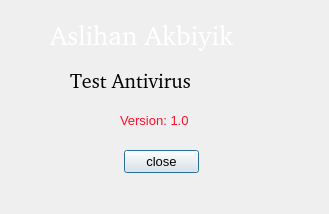
<?xml version="1.0" encoding="UTF-8"?>
<ui version="4.0">
 <class>AboutDialog</class>
 <widget class="QDialog" name="AboutDialog">
  <property name="geometry">
   <rect>
    <x>0</x>
    <y>0</y>
    <width>329</width>
    <height>214</height>
   </rect>
  </property>
  <property name="font">
   <font>
    <pointsize>10</pointsize>
   </font>
  </property>
  <property name="windowTitle">
   <string>Dialog</string>
  </property>
  <property name="styleSheet">
   <string notr="true"/>
  </property>
  <widget class="QPushButton" name="pushButton">
   <property name="geometry">
    <rect>
     <x>124</x>
     <y>150</y>
     <width>75</width>
     <height>23</height>
    </rect>
   </property>
   <property name="styleSheet">
    <string notr="true">color: rgb(0, 0, 0);

</string>
   </property>
   <property name="text">
    <string>close</string>
   </property>
  </widget>
  <widget class="QLabel" name="label_2">
   <property name="geometry">
    <rect>
     <x>70</x>
     <y>70</y>
     <width>231</width>
     <height>21</height>
    </rect>
   </property>
   <property name="font">
    <font>
     <family>a•space</family>
     <pointsize>15</pointsize>
     <weight>50</weight>
     <italic>false</italic>
     <bold>false</bold>
    </font>
   </property>
   <property name="styleSheet">
    <string notr="true"/>
   </property>
   <property name="text">
    <string>Test Antivirus </string>
   </property>
  </widget>
  <widget class="QLabel" name="label">
   <property name="geometry">
    <rect>
     <x>120</x>
     <y>112</y>
     <width>91</width>
     <height>16</height>
    </rect>
   </property>
   <property name="font">
    <font>
     <pointsize>10</pointsize>
    </font>
   </property>
   <property name="styleSheet">
    <string notr="true">color: rgb(255, 16, 43);</string>
   </property>
   <property name="text">
    <string>Version: 1.0</string>
   </property>
  </widget>
  <widget class="QLabel" name="label_3">
   <property name="geometry">
    <rect>
     <x>50</x>
     <y>20</y>
     <width>261</width>
     <height>31</height>
    </rect>
   </property>
   <property name="font">
    <font>
     <family>a•space</family>
     <pointsize>20</pointsize>
     <weight>50</weight>
     <italic>false</italic>
     <bold>false</bold>
    </font>
   </property>
   <property name="styleSheet">
    <string notr="true">color: rgb(255, 255, 255);
font: 20pt &quot;MS Shell Dlg 2&quot;;
font: 20pt &quot;a•space&quot;;</string>
   </property>
   <property name="text">
    <string>Aslihan Akbiyik</string>
   </property>
  </widget>
 </widget>
 <resources/>
 <connections/>
</ui>
